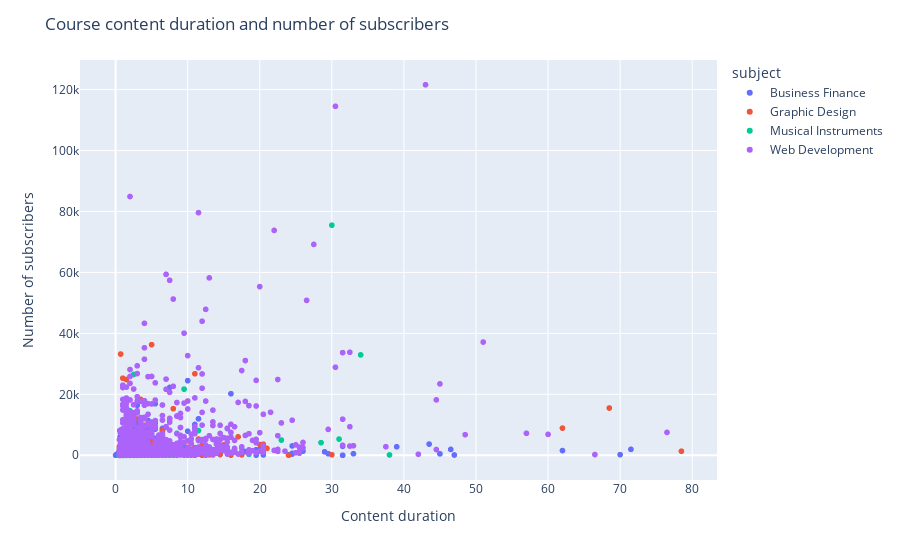

Notebook source saved alongside this figure:
### Code cell
fig = px.scatter(paid_courses, x="content_duration", y="num_subscribers", color="subject")
fig.update_layout(title="Course content duration and number of subscribers",
                 xaxis_title="Content duration",
                 yaxis_title="Number of subscribers"
                 )
fig.show()

### Figure 1 — Plotly figure (JSON) as saved in the notebook; plotly's stock layout.template omitted (floating-point values rounded to 4 significant figures; data arrays with more than 128 entries replaced by an {"elided": "..."} marker saying what was removed)
{"data": [{"hovertemplate": "subject=Business Finance<br>content_duration=%{x}<br>num_subscribers=%{y}<extra></extra>", "legendgroup": "Business Finance", "marker": {"color": "#636efa", "symbol": "circle"}, "mode": "markers", "name": "Business Finance", "showlegend": true, "type": "scattergl", "x": {"elided": "1095 float values"}, "xaxis": "x", "y": {"elided": "1095 int values"}, "yaxis": "y"}, {"hovertemplate": "subject=Graphic Design<br>content_duration=%{x}<br>num_subscribers=%{y}<extra></extra>", "legendgroup": "Graphic Design", "marker": {"color": "#EF553B", "symbol": "circle"}, "mode": "markers", "name": "Graphic Design", "showlegend": true, "type": "scattergl", "x": {"elided": "567 float values"}, "xaxis": "x", "y": {"elided": "567 int values"}, "yaxis": "y"}, {"hovertemplate": "subject=Musical Instruments<br>content_duration=%{x}<br>num_subscribers=%{y}<extra></extra>", "legendgroup": "Musical Instruments", "marker": {"color": "#00cc96", "symbol": "circle"}, "mode": "markers", "name": "Musical Instruments", "showlegend": true, "type": "scattergl", "x": {"elided": "634 float values"}, "xaxis": "x", "y": {"elided": "634 int values"}, "yaxis": "y"}, {"hovertemplate": "subject=Web Development<br>content_duration=%{x}<br>num_subscribers=%{y}<extra></extra>", "legendgroup": "Web Development", "marker": {"color": "#ab63fa", "symbol": "circle"}, "mode": "markers", "name": "Web Development", "showlegend": true, "type": "scattergl", "x": {"elided": "1066 float values"}, "xaxis": "x", "y": {"elided": "1066 int values"}, "yaxis": "y"}], "layout": {"legend": {"title": {"text": "subject"}, "tracegroupgap": 0}, "margin": {"t": 60}, "title": {"text": "Course content duration and number of subscribers"}, "xaxis": {"anchor": "y", "domain": [0, 1], "title": {"text": "Content duration"}}, "yaxis": {"anchor": "x", "domain": [0, 1], "title": {"text": "Number of subscribers"}}}}
